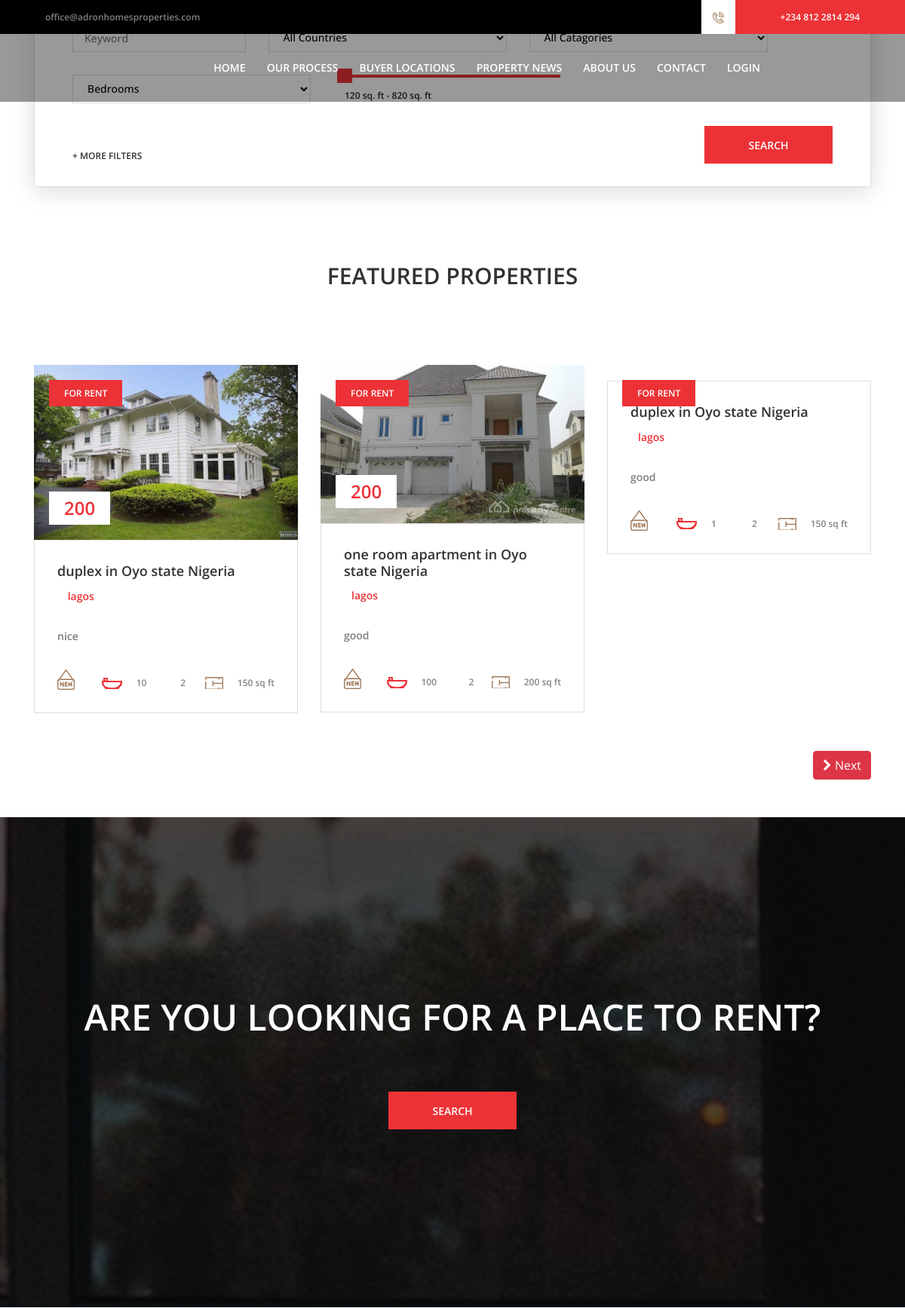
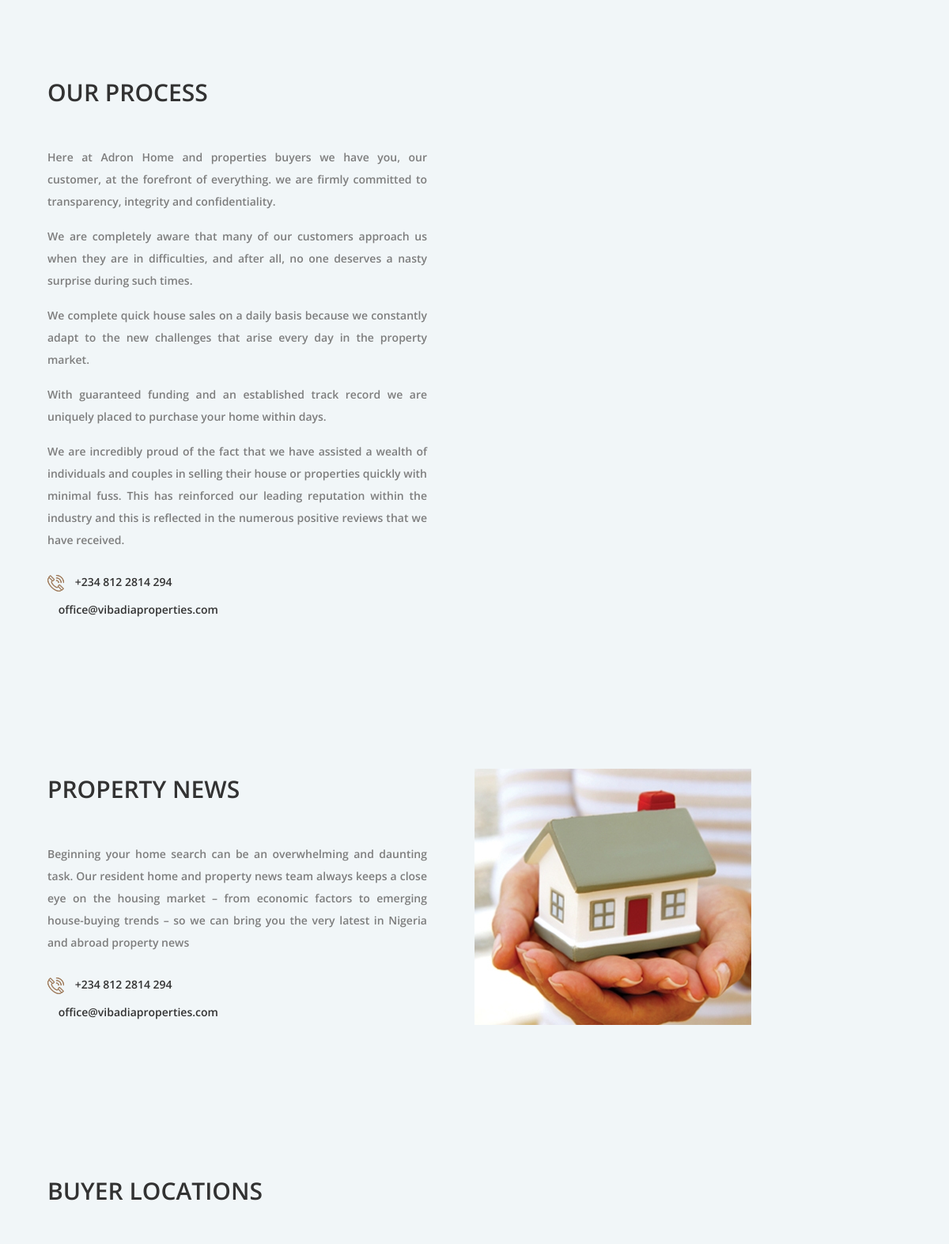
The page / (upper part) on the database its author committed (2 pictures, top to bottom).
### tables this page shows
CREATE TABLE IF NOT EXISTS `properties` (
  `id` bigint(20) NOT NULL AUTO_INCREMENT,
  `by` varchar(20) NOT NULL,
  `pic` varchar(255) NOT NULL,
  `rent_sell` varchar(255) NOT NULL,
  `price` varchar(255) NOT NULL,
  `type_of_house` varchar(255) NOT NULL,
  `category` varchar(255) NOT NULL,
  `location_state` varchar(255) NOT NULL,
  `location_country` varchar(255) NOT NULL,
  `location_details` varchar(255) NOT NULL,
  `summary_of_house` varchar(255) NOT NULL,
  `number_room` bigint(20) NOT NULL,
  `size` bigint(20) NOT NULL,
  `status` varchar(255) NOT NULL,
  `date` varchar(255) NOT NULL,
  PRIMARY KEY (`id`)
);

### index.php (the view, shortened to what the rows shown need)
<?php
require 'core/connection.php';
require'inc/header.php';
?>
<?php
$page = "home";
 ?>
    <section class="featured-properties-area section-padding-100-50">
        <div class="container">
            <div class="row">
                <div class="col-12">
                    <div class="section-heading wow fadeInUp">
                        <h2>Featured Properties</h2>
                    </div>
                </div>
            </div>
            <div class="row">
<?php
if (isset($_GET['search'])) {
    $searchname = $_GET['search'];
    if (empty($searchname)) {
        redirect('index.php');
    }else{
$a = $conn->query("SELECT * FROM properties WHERE status = 'not acquired' AND rent_sell LIKE '%$searchname%' || type_of_house LIKE '%$searchname%' || price LIKE '%$searchname%' || category LIKE '%$searchname%' || location_state LIKE '%$searchname%' || location_country LIKE '%$searchname%' || location_details LIKE '%$searchname%' || summary_of_house LIKE '%$searchname%' || number_room LIKE '%$searchname%' || size LIKE '%$searchname%'");
$d = $a->fetchAll(PDO::FETCH_OBJ);
$c = $a->rowCount();
if ($c > 0) {
 if (!isset($_GET['pg'])) {
                $c = 21;
                $num = 0;
                }else{
                $page = $_GET['pg'];
                $c = 21;
                $num = $page;
            }
            if (empty($page)) {
                $c = 21;
                $num = 0;
            }
            $a = $conn->query("SELECT * FROM properties WHERE status = 'not acquired' AND rent_sell LIKE '%$searchname%' || type_of_house LIKE '%$searchname%' || price LIKE '%$searchname%' || category LIKE '%$searchname%' || location_state LIKE '%$searchname%' || location_country LIKE '%$searchname%' || location_details LIKE '%$searchname%' || summary_of_house LIKE '%$searchname%' || number_room LIKE '%$searchname%' || size LIKE '%$searchname%' order by id DESC LIMIT $num, $c");
                $b = $a->fetchAll(PDO::FETCH_OBJ);
                $c = $a->rowCount();
            }
                if ($c > 0) {
                    foreach ($b as $key) {
            $id = $key->id;
            $pic = $key->pic;
            $ros = $key->rent_sell;
            $price = $key->price;
            $toh = $key->type_of_house;
            $locations = $key->location_state;
            $locationc = $key->location_country;
            $locationd = $key->location_details;
            $soh = $key->summary_of_house;
            $nor = $key->number_room;
            $size = $key->size;
    ?>
                <div class="col-12 col-md-6 col-xl-4">
                    <div class="single-featured-property mb-50 wow fadeInUp" data-wow-delay="100ms">
                        <a data-toggle="modal" data-target="#accept<?php echo $id; ?>" onclick="rep('<?php echo $id; ?>');">
                        <div class="property-thumb">
                            <img src="img/pro-img/<?php echo $pic; ?>" alt="">
                            <div class="tag">
                                <span>For <?php echo $ros; ?></span>
                            </div>
                            <div class="list-price">
                                <p><?php echo $price; ?></p>
                            </div>
                        </div>
                        <div class="property-content">
                            <h5><?php echo $toh; ?> in <?php echo $locations; ?> <?php echo $locationc; ?></h5>
                            <p class="location"><img src="img/icons/location.png" alt=""><?php echo $locationd; ?></p>
                            <p><?php echo $soh; ?></p>
                            <div class="property-meta-data d-flex align-items-end justify-content-between">
                                <div class="new-tag">
                                    <img src="img/icons/new.png" alt="">
                                </div>
                                <div class="bathroom">
                                    <img src="img/icons/bathtub.png" alt="">
                                    <span><?php echo $nor; ?></span>
                                </div>
                                <div class="garage">
                                    <img src="img/icons/garage.png" alt="">
                                    <span>2</span>
                                </div>
                                <div class="space">
                                    <img src="img/icons/space.png" alt="">
                                    <span><?php echo $size; ?> sq ft</span>
                                </div>
                            </div>
                        </div>
                    </a>
                    </div>
                </div>
                    <div class="modal fade" id="accept<?php echo $id; ?>" tabindex="-1" role="dialog" aria-labelledby="myModalLabel" aria-hidden="true" style="margin-top: 12%;">
                      <div class="modal-dialog">
                    <div class="modal-content">
                     <div class="modal-header" style="background: white;">
                     <p class="modal-title" id="myModalLabel" style="color: black; text-align: center; text-transform: capitalize; font-weight: bolder;">Reply us  in respect of this property</p>
                     <button type="button" class="close" data-dismiss="modal" aria-hidden="true" style="color: black;">&times;</button>
                     </div>
                     <div class="modal-body">
                        <img src="img/pro-img/<?php echo $pic ?>" width="100%">
                        <hr>
                    <form method="post" id="promess<?php echo $id; ?>">
                         <div class="form-group" style="display: none;">
                            <input type="text" name="iden" value="<?php echo $id ?>" class="form-control">
                        </div>
                        <div class="row">
                        <div class="form-group col-md-6">
                            <label for="name">Name</label>
                            <input type="text" name="name" class="form-control" id="name">
                        </div>
                        <div class="form-group col-md-6">
                            <label for="phone">Phone Number</label>
                            <input type="text" name="phone" class="form-control" id="phone">
                        </div>
                    </div>
                    <div class="row">
                        <div class="form-group col-md-6">
                            <label for="email">Email</label>
                            <input type="email" name="email" class="form-control" id="email">
                        </div>
                        <div class="form-group">
                            <label for="message col-md-6">Your Message</label>
                            <textarea name="message" id="message" class="form-control"></textarea>
                        </div>
                    </div>
                    <button class="btn btn-danger" type="submit" value="pmess" name="pmess">Send</button>
                    <span id="loading<?php echo $id; ?>" style="display:none"><img src="img/core-img/loading.gif"></span>
                    </form>
                     </div>
                     </div>
                    </div>
                </div>
<?php
}
}else{
?>
                    <div class="alert alert-danger">
                        <h1>Sorry! we could not find what you have searched for... Please Go back to home</h1>
                    </div>
<?php
}
?>
            </div>
                <div class="row">
                <div class="col-md-6 col-xs-6 col-sm-6">
                <?php
                $aa = $conn->query("SELECT * FROM properties WHERE status = 'not acquired'");
                $bb = $aa->fetchAll(PDO::FETCH_ASSOC);
                $cc = $aa->rowCount();
                if (!isset($_GET['pg'])){
                    $nws = 21;
                }else{
                $th = $_GET['pg'];
                    $nws =$th+21;
            }
            if ( $cc > $nws ) {
                ?>
                <a href="?search=<?php echo"$searchname" ?>&pg=<?php echo"$nws"?>"><button class="btn btn-danger btn-xs pull-left"><i class="fa fa-chevron-left"> </i> Previous</button></a>
        <?php
    }
        ?>
                    </div>
                <div class="col-md-6 col-xs-6 col-sm-6">
                <?php
                if (!isset($_GET['pg'])){
                    $nw = 0;
                }else{
                $th = $_GET['pg'];
                    $nw =$th-21;
            } if ($nw >=  0) {
                ?>
                <a href="?search=<?php echo"$searchname" ?>&pg=<?php echo"$nw"?>" ><button class="btn btn-danger btn-xs pull-right"><i class="fa fa-chevron-right"> </i> Next </button></a><br>
                <?php
        }
        ?>
    <?php
    }
}else{
?>
<?php
$a = $conn->query("SELECT * FROM properties WHERE status = 'not acquired' order by 'id' DESC");
$c = $a->rowCount();
if ($c > 0) {
 if (!isset($_GET['pg'])) {
                $c = 21;
                $num = 0;
                }else{
                $page = $_GET['pg'];
                $c = 21;
                $num = $page;
            }
                $a = $conn->query("SELECT * FROM properties WHERE status = 'not acquired' order by id DESC LIMIT $num, $c");
                $b = $a->fetchAll(PDO::FETCH_OBJ);
                $c = $a->rowCount();
            }
                if ($c > 0) {
                    foreach ($b as $key) {
            $id = $key->id;
            $pic = $key->pic;
            $ros = $key->rent_sell;
            $price = $key->price;
            $toh = $key->type_of_house;
            $locations = $key->location_state;
            $locationc = $key->location_country;
            $locationd = $key->location_details;
            $soh = $key->summary_of_house;
            $nor = $key->number_room;
            $size = $key->size;
    ?>
                <div class="col-12 col-md-6 col-xl-4">
                    <div class="single-featured-property mb-50 wow fadeInUp" data-wow-delay="100ms"><a data-toggle="modal" data-target="#accept<?php echo $id; ?>" onclick="rep('<?php echo $id; ?>');">
                        <div class="property-thumb">
                            <img src="img/pro-img/<?php echo $pic; ?>" alt="">
                            <div class="tag">
                                <span>For <?php echo $ros; ?></span>
                            </div>
                            <div class="list-price">
                                <p><?php echo $price; ?></p>
                            </div>
                        </div>
                        <div class="property-content">
                            <h5><?php echo $toh; ?> in <?php echo $locations; ?> <?php echo $locationc; ?></h5>
                            <p class="location"><img src="img/icons/location.png" alt=""><?php echo $locationd; ?></p>
                            <p><?php echo $soh; ?></p>
                            <div class="property-meta-data d-flex align-items-end justify-content-between">
                                <div class="new-tag">
                                    <img src="img/icons/new.png" alt="">
                                </div>
                                <div class="bathroom">
                                    <img src="img/icons/bathtub.png" alt="">
                                    <span><?php echo $nor; ?></span>
                                </div>
                                <div class="garage">
                                    <span>2</span>
                                </div>
                                <div class="space">
                                    <img src="img/icons/space.png" alt="">
                                    <span><?php echo $size; ?> sq ft</span>
                                </div>
                            </div>
                        </div>
                    </a>
                    </div>
                </div>
<?php
}
}
?>
            </div>
<?php
}
?>
        </div>
    </section>
    <section class="call-to-action-area bg-fixed bg-overlay-black" style="background-image: url(img/bg-img/cta.jpg)">
        <div class="container h-100">
            <div class="row align-items-center h-100">
                <div class="col-12">
                    <div class="cta-content text-center">
                        <h2 class="wow fadeInUp" data-wow-delay="300ms">Are you looking for a place to rent?</h2>
                    </div>
                </div>
            </div>
        </div>
    </section>
    <section class="south-editor-area d-flex align-items-center" id="process">
        <div class="editor-content-area" style="text-align: justify;">
            <div class="section-heading wow fadeInUp" data-wow-delay="250ms">
                <h2>Our Process</h2>
            </div>
        </div>
    </section>
    <section class="south-editor-area d-flex align-items-center" id="property">
        <div class="editor-content-area" style="text-align: justify;">
            <div class="section-heading wow fadeInUp" data-wow-delay="250ms">
                <h2>Property News</h2>
            </div>
        </div>
    </section>
    <section class="south-editor-area d-flex align-items-center" id="Buyer">
        <div class="editor-content-area" style="text-align: justify;">
            <div class="section-heading wow fadeInUp" data-wow-delay="250ms">
                <h2>Buyer Locations</h2>
            </div>
        </div>
    </section>
    <?php
    require 'inc/footer.php';
    ?>

### rows shown on the page
properties: pic (picture), rent_sell "RENT", price "200", type_of_house "duplex", location_state "Oyo state", location_country "Nigeria", location_details "lagos", summary_of_house "nice", number_room "10", size "150"
properties: pic (picture), rent_sell "RENT", price "200", type_of_house "one room apartment", location_state "Oyo state", location_country "Nigeria", location_details "lagos", summary_of_house "good", number_room "100", size "200"
properties: rent_sell "RENT", type_of_house "duplex", location_state "Oyo state", location_country "Nigeria", location_details "lagos", summary_of_house "good", number_room "1", size "150"
